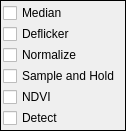
<?xml version="1.0" encoding="UTF-8"?>
<ui version="4.0">
 <class>QVideoFilterWidget</class>
 <widget class="QFrame" name="QVideoFilterWidget">
  <property name="geometry">
   <rect>
    <x>0</x>
    <y>0</y>
    <width>126</width>
    <height>102</height>
   </rect>
  </property>
  <property name="windowTitle">
   <string>Frame</string>
  </property>
  <property name="frameShape">
   <enum>QFrame::Box</enum>
  </property>
  <layout class="QVBoxLayout" name="verticalLayout">
   <property name="spacing">
    <number>1</number>
   </property>
   <property name="leftMargin">
    <number>2</number>
   </property>
   <property name="topMargin">
    <number>2</number>
   </property>
   <property name="rightMargin">
    <number>2</number>
   </property>
   <property name="bottomMargin">
    <number>2</number>
   </property>
   <item>
    <widget class="QCheckBox" name="median">
     <property name="text">
      <string>Median</string>
     </property>
    </widget>
   </item>
   <item>
    <widget class="QCheckBox" name="deflicker">
     <property name="text">
      <string>Deflicker</string>
     </property>
    </widget>
   </item>
   <item>
    <widget class="QCheckBox" name="normalize">
     <property name="text">
      <string>Normalize</string>
     </property>
    </widget>
   </item>
   <item>
    <widget class="QCheckBox" name="samplehold">
     <property name="text">
      <string>Sample and Hold</string>
     </property>
    </widget>
   </item>
   <item>
    <widget class="QCheckBox" name="ndvi">
     <property name="text">
      <string>NDVI</string>
     </property>
    </widget>
   </item>
   <item>
    <widget class="QCheckBox" name="detect">
     <property name="text">
      <string>Detect</string>
     </property>
    </widget>
   </item>
  </layout>
 </widget>
 <resources/>
 <connections/>
</ui>
